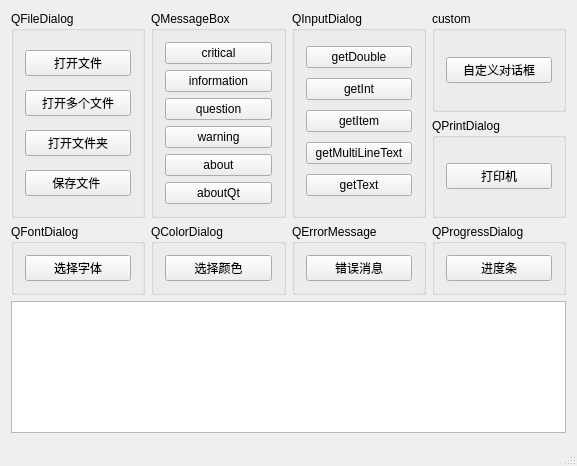
<?xml version="1.0" encoding="UTF-8"?>
<ui version="4.0">
 <class>MainWindow</class>
 <widget class="QMainWindow" name="MainWindow">
  <property name="geometry">
   <rect>
    <x>0</x>
    <y>0</y>
    <width>577</width>
    <height>466</height>
   </rect>
  </property>
  <property name="windowTitle">
   <string>Dialog Test</string>
  </property>
  <widget class="QWidget" name="centralWidget">
   <layout class="QGridLayout" name="gridLayout_5">
    <item row="0" column="0" rowspan="2">
     <widget class="QGroupBox" name="groupBox">
      <property name="title">
       <string>QFileDialog</string>
      </property>
      <layout class="QGridLayout" name="gridLayout">
       <item row="1" column="0">
        <widget class="QPushButton" name="btn_openFile">
         <property name="text">
          <string>打开文件</string>
         </property>
        </widget>
       </item>
       <item row="3" column="0">
        <widget class="QPushButton" name="btn_openDir">
         <property name="text">
          <string>打开文件夹</string>
         </property>
        </widget>
       </item>
       <item row="2" column="0">
        <widget class="QPushButton" name="btn_openFiles">
         <property name="text">
          <string>打开多个文件</string>
         </property>
        </widget>
       </item>
       <item row="4" column="0">
        <widget class="QPushButton" name="btn_save">
         <property name="text">
          <string>保存文件 </string>
         </property>
        </widget>
       </item>
      </layout>
     </widget>
    </item>
    <item row="0" column="1" rowspan="2">
     <widget class="QGroupBox" name="groupBox_4">
      <property name="title">
       <string>QMessageBox</string>
      </property>
      <layout class="QGridLayout" name="gridLayout_4">
       <item row="2" column="1">
        <widget class="QPushButton" name="btn_question">
         <property name="text">
          <string>question</string>
         </property>
        </widget>
       </item>
       <item row="4" column="1">
        <widget class="QPushButton" name="btn_about">
         <property name="text">
          <string>about</string>
         </property>
        </widget>
       </item>
       <item row="0" column="1">
        <widget class="QPushButton" name="btn_critical">
         <property name="text">
          <string>critical</string>
         </property>
        </widget>
       </item>
       <item row="3" column="1">
        <widget class="QPushButton" name="btn_warning">
         <property name="text">
          <string>warning</string>
         </property>
        </widget>
       </item>
       <item row="1" column="1">
        <widget class="QPushButton" name="btn_information">
         <property name="text">
          <string>information</string>
         </property>
        </widget>
       </item>
       <item row="5" column="1">
        <widget class="QPushButton" name="btn_aboutQt">
         <property name="text">
          <string>aboutQt</string>
         </property>
        </widget>
       </item>
      </layout>
     </widget>
    </item>
    <item row="0" column="2" rowspan="2">
     <widget class="QGroupBox" name="groupBox_6">
      <property name="title">
       <string>QInputDialog</string>
      </property>
      <layout class="QGridLayout" name="gridLayout_6">
       <item row="3" column="1">
        <widget class="QPushButton" name="btn_getItem">
         <property name="text">
          <string>getItem</string>
         </property>
        </widget>
       </item>
       <item row="1" column="1">
        <widget class="QPushButton" name="btn_getDouble">
         <property name="text">
          <string>getDouble</string>
         </property>
        </widget>
       </item>
       <item row="4" column="1">
        <widget class="QPushButton" name="btn_getMultiLineText">
         <property name="text">
          <string>getMultiLineText</string>
         </property>
        </widget>
       </item>
       <item row="2" column="1">
        <widget class="QPushButton" name="btn_getInt">
         <property name="text">
          <string>getInt</string>
         </property>
        </widget>
       </item>
       <item row="5" column="1">
        <widget class="QPushButton" name="btn_getText">
         <property name="text">
          <string>getText</string>
         </property>
        </widget>
       </item>
      </layout>
     </widget>
    </item>
    <item row="0" column="3">
     <widget class="QGroupBox" name="groupBox_9">
      <property name="title">
       <string>custom</string>
      </property>
      <layout class="QGridLayout" name="gridLayout_10">
       <item row="2" column="1">
        <widget class="QPushButton" name="btn_logo">
         <property name="text">
          <string>自定义对话框</string>
         </property>
        </widget>
       </item>
      </layout>
     </widget>
    </item>
    <item row="1" column="3">
     <widget class="QGroupBox" name="groupBox_10">
      <property name="title">
       <string>QPrintDialog</string>
      </property>
      <layout class="QGridLayout" name="gridLayout_11">
       <item row="3" column="1">
        <widget class="QPushButton" name="btn_print">
         <property name="text">
          <string>打印机</string>
         </property>
        </widget>
       </item>
      </layout>
     </widget>
    </item>
    <item row="2" column="0">
     <widget class="QGroupBox" name="groupBox_2">
      <property name="title">
       <string>QFontDialog</string>
      </property>
      <layout class="QGridLayout" name="gridLayout_2">
       <item row="1" column="1">
        <widget class="QPushButton" name="btn_font">
         <property name="text">
          <string>选择字体</string>
         </property>
        </widget>
       </item>
      </layout>
     </widget>
    </item>
    <item row="2" column="1">
     <widget class="QGroupBox" name="groupBox_3">
      <property name="title">
       <string>QColorDialog</string>
      </property>
      <layout class="QGridLayout" name="gridLayout_3">
       <item row="1" column="1">
        <widget class="QPushButton" name="btn_color">
         <property name="text">
          <string>选择颜色</string>
         </property>
        </widget>
       </item>
      </layout>
     </widget>
    </item>
    <item row="2" column="2">
     <widget class="QGroupBox" name="groupBox_7">
      <property name="title">
       <string>QErrorMessage</string>
      </property>
      <layout class="QGridLayout" name="gridLayout_7">
       <item row="1" column="1">
        <widget class="QPushButton" name="btn_error">
         <property name="text">
          <string>错误消息</string>
         </property>
        </widget>
       </item>
      </layout>
     </widget>
    </item>
    <item row="2" column="3">
     <widget class="QGroupBox" name="groupBox_8">
      <property name="title">
       <string>QProgressDialog</string>
      </property>
      <layout class="QGridLayout" name="gridLayout_8">
       <item row="2" column="1">
        <widget class="QPushButton" name="btn_progress">
         <property name="text">
          <string>进度条</string>
         </property>
        </widget>
       </item>
      </layout>
     </widget>
    </item>
    <item row="3" column="0" colspan="4">
     <widget class="QTextEdit" name="textEdit"/>
    </item>
   </layout>
  </widget>
  <widget class="QMenuBar" name="menuBar">
   <property name="geometry">
    <rect>
     <x>0</x>
     <y>0</y>
     <width>577</width>
     <height>27</height>
    </rect>
   </property>
  </widget>
  <widget class="QStatusBar" name="statusBar"/>
 </widget>
 <layoutdefault spacing="6" margin="11"/>
 <resources/>
 <connections/>
</ui>
